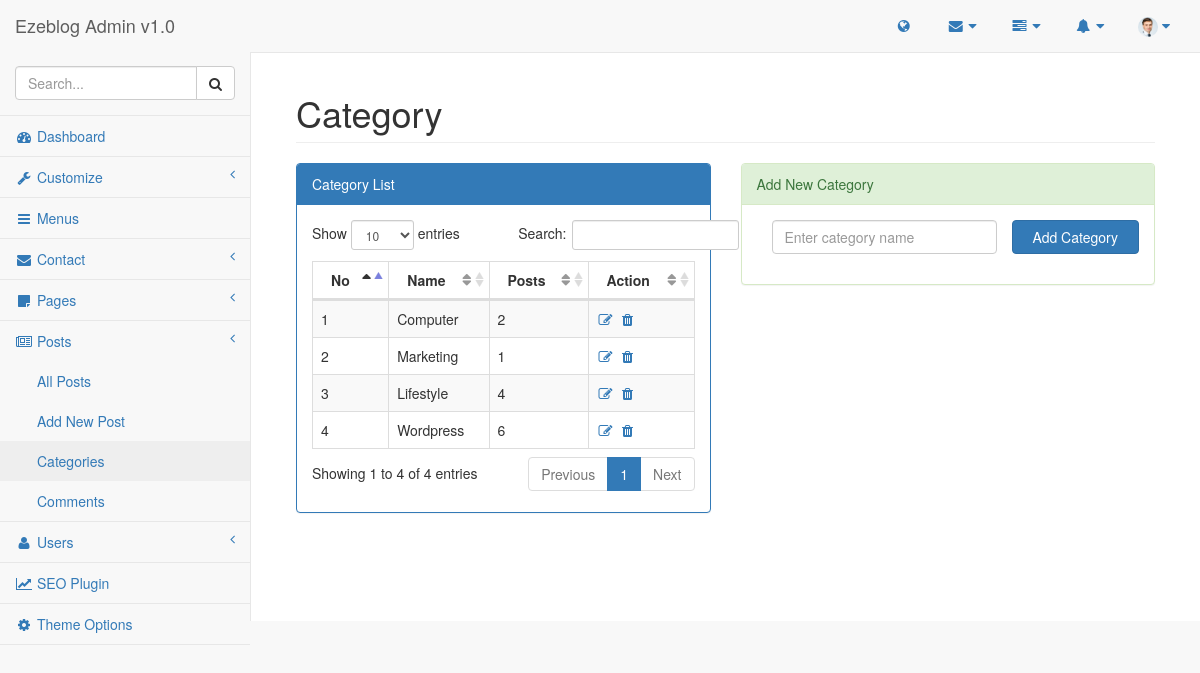
Screenshot of /admin/pages/category.php (signed in) with the database file from the repository.
### tables this page shows
CREATE TABLE `list_user` (
  `id` int(11) NOT NULL,
  `firstname` varchar(255) NOT NULL,
  `lastname` varchar(255) NOT NULL,
  `username` varchar(255) NOT NULL,
  `photo` varchar(255) NOT NULL,
  `email` varchar(255) NOT NULL,
  `details` text NOT NULL,
  `password` varchar(255) NOT NULL,
  `birth` date NOT NULL,
  `website` varchar(255) NOT NULL,
  `role` int(11) NOT NULL DEFAULT '4',
  `created_at` timestamp NOT NULL DEFAULT CURRENT_TIMESTAMP
);

CREATE TABLE `list_category` (
  `id` int(11) NOT NULL,
  `name` varchar(255) NOT NULL,
  `slug` varchar(255) NOT NULL
);

### lib/Database.php (called while the page is built, shortened)
<?php
class Database{
    public $host   = DB_HOST;
    public $user   = DB_USER;
    public $pass   = DB_PASS;
    public $name   = DB_NAME;
    public $link;
    private function connectDB(){
        $this->link = new mysqli($this->host, $this->user, $this->pass, $this->name);
    }
    public function select($query){
        $result = $this->link->query($query) or die($this->link->error.__LINE__);
        if($result->num_rows > 0){
            return $result;
        } else {
            return false;
        }
    }
}
?>

### lib/Session.php (called while the page is built, shortened)
<?php
class Session{
        public static function get($key){
            if(isset($_SESSION[$key])){
                return $_SESSION[$key];
            }else{
                return false;
            }
        }
    }
?>

### admin/pages/category.php (the view, shortened to what this page needs)
<?php include '../inc/header.php'; ?>
<?php include '../inc/sidebar.php'; ?>
<div id="page-wrapper">
    <div class="container-fluid">
        <div class="row">
            <div class="col-lg-12">
                <h1 class="page-header">Category</h1>
            </div>
            <div id="menu-panel">
                <div class="col-lg-6">
                    <div class="panel panel-primary">
                        <div class="panel-heading">
                            Category List
                        </div>
                        <div class="panel-body">
                            <table width="100%" class="table table-striped table-bordered table-hover" id="dataTables-subscribe">
                                <thead>
                                <tr>
                                    <th>No</th>
                                    <th>Name</th>
                                    <th>Posts</th>
                                    <th>Action</th>
                                </tr>
                                </thead>
                                <tbody>
                                <?php
                                    $query = "SELECT * FROM list_category ORDER BY id DESC";
                                    $category = $database->select($query);
                                    if($category){
                                        $i = 0;
                                        while($result = $category->fetch_assoc()){
                                            $i++
                                 ?>
                                    <tr class="odd gradeX">
                                        <td><?php echo $i; ?></td>
                                        <td  class="center"><?php echo $result['name']; ?></td>
                                        <td>
                                            <?php
                                                $catid = $result['id'];
                                                $query = "SELECT * FROM list_posts WHERE category = '$catid' ";
                                                $catcount = $database->select($query);
                                                if($catcount){
                                                    $count = mysqli_num_rows($catcount);
                                                    echo $count;
                                                }else{
                                                    echo 0;
                                                }
                                            ?>
                                        </td>
                                        <td  class="center"> <a href="editcategory.php?edit=<?php echo $result['id']; ?>"> <i class="fa fa-edit  fa-fw"></i></a>  <a onclick="return confirm('Are you sure?')" href="?delete=<?php echo $result['id']; ?>"><i class="fa fa-trash  fa-fw"></i></a>  </td>
                                    </tr>
                                <?php
                                        }
                                    }
                                ?>
                                </tbody>
                            </table>
                        </div>
                    </div>
                </div>
                <div class="col-lg-6">
                    <div class="panel panel-success">
                        <div class="panel-heading">
                            Add New Category
                        </div>
                        <div class="panel-body">
                                <form action="" method="post">
                                    <div class="form-group col-md-8">
                                        <input type="text" name="name" class="form-control" id="inputPassword2" placeholder="Enter category name">
                                    </div>
                                    <input type="submit" class="btn btn-primary col-md-4" value="Add Category">
                                </form>
                        </div>
                    </div>
                </div>
            </div>
        </div>
    </div>
</div>
<?php include '../inc/footer.php'; ?>

### admin/inc/header.php (shortened to what this page needs)
<?php include '../../lib/Session.php'; ?>
<?php include '../../lib/Database.php'; ?>
<?php
    $userid = Session::get('userId');
    $database = new Database();
?>
<!DOCTYPE html>
<html lang="en">
<head>
    <link href="../vendor/bootstrap/css/bootstrap.min.css" rel="stylesheet">
    <link href="../vendor/jquery-ui/jquery-ui.css" rel="stylesheet">
    <link href="../vendor/metisMenu/metisMenu.min.css" rel="stylesheet">
    <link href="../dist/css/sb-admin-2.css" rel="stylesheet">
    <link href="../dist/css/custom.css" rel="stylesheet">
    <link href="../vendor/datatables-plugins/dataTables.bootstrap.css" rel="stylesheet">
    <link rel="stylesheet" href="../vendor/datatables-plugins/buttons.bootstrap4.min.css">
    <link href="../vendor/datatables-responsive/dataTables.responsive.css" rel="stylesheet">
    <link href="../vendor/morrisjs/morris.css" rel="stylesheet">
    <link href="../vendor/summernote/summernote-bs4.css" rel="stylesheet">
    <link href="../vendor/font-awesome/css/font-awesome.min.css" rel="stylesheet" type="text/css">
</head>
<body>
<div id="wrapper">
    <nav class="navbar navbar-default navbar-static-top" role="navigation" style="margin-bottom: 0">
        <div class="navbar-header">
            <a class="navbar-brand" href="index.php">Ezeblog Admin v1.0</a>
        </div>
        <ul class="nav navbar-top-links navbar-right">
            <li>
                <a href="<?php echo SITE_URL; ?>" target="_blank"><i class="fa fa-globe fa-fw"></i></a>
            </li>
            <li class="dropdown">
                <a class="dropdown-toggle" data-toggle="dropdown" href="#">
                    <i class="fa fa-envelope fa-fw"></i> <i class="fa fa-caret-down"></i>
                </a>
                    <?php
                    $query = "SELECT * FROM list_contact WHERE status = '1' ORDER BY id DESC LIMIT 3";
                    $mail = $database->select($query);
                    ?>
            </li>
            <li class="dropdown">
                <a class="dropdown-toggle" data-toggle="dropdown" href="#">
                    <i class="fa fa-tasks fa-fw"></i> <i class="fa fa-caret-down"></i>
                </a>
            </li>
            <li class="dropdown">
                <a class="dropdown-toggle" data-toggle="dropdown" href="#">
                    <i class="fa fa-bell fa-fw"></i> <i class="fa fa-caret-down"></i>
                </a>
            </li>
            <li class="dropdown">
                <a class="dropdown-toggle" data-toggle="dropdown" href="#">
                    <span class="profile-photo">
                            <?php
                            $query = "SELECT * FROM list_user WHERE id = '$userid'";
                            $getphoto = $database->select($query);
                            $getresult = $getphoto->fetch_assoc();
                            $photo = $getresult['photo'];
                            if(!empty($photo)){
                                echo "<img src='../$photo' alt='' width='20px' height='20px'>";
                            }else{
                                echo "<i class='fa fa-user'></i>";
                            }
                            ?>
                    </span>
                    <i class="fa fa-caret-down"></i>
                </a>
            </li>
        </ul>

### rows the page displays
list_user: photo (picture)
list_category: name "Computer", count "2"
list_category: name "Marketing", count "1"
list_category: name "Lifestyle", count "4"
list_category: name "Wordpress", count "6"
